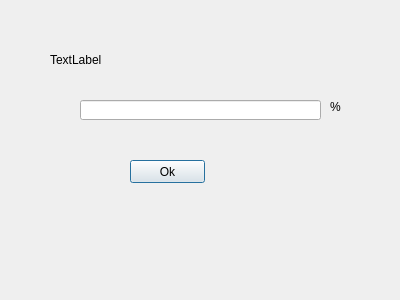
<?xml version="1.0" encoding="UTF-8"?>
<ui version="4.0">
 <class>Dialog</class>
 <widget class="QDialog" name="Dialog">
  <property name="geometry">
   <rect>
    <x>0</x>
    <y>0</y>
    <width>400</width>
    <height>300</height>
   </rect>
  </property>
  <property name="windowTitle">
   <string>Dialog</string>
  </property>
  <widget class="QLabel" name="label">
   <property name="geometry">
    <rect>
     <x>50</x>
     <y>50</y>
     <width>301</width>
     <height>20</height>
    </rect>
   </property>
   <property name="text">
    <string>TextLabel</string>
   </property>
  </widget>
  <widget class="QLineEdit" name="lineEdit">
   <property name="geometry">
    <rect>
     <x>80</x>
     <y>100</y>
     <width>241</width>
     <height>20</height>
    </rect>
   </property>
  </widget>
  <widget class="QPushButton" name="pushButton">
   <property name="geometry">
    <rect>
     <x>130</x>
     <y>160</y>
     <width>75</width>
     <height>23</height>
    </rect>
   </property>
   <property name="text">
    <string>Ok</string>
   </property>
  </widget>
  <widget class="QLabel" name="label_2">
   <property name="geometry">
    <rect>
     <x>330</x>
     <y>100</y>
     <width>47</width>
     <height>13</height>
    </rect>
   </property>
   <property name="text">
    <string>%</string>
   </property>
  </widget>
 </widget>
 <resources/>
 <connections/>
</ui>
